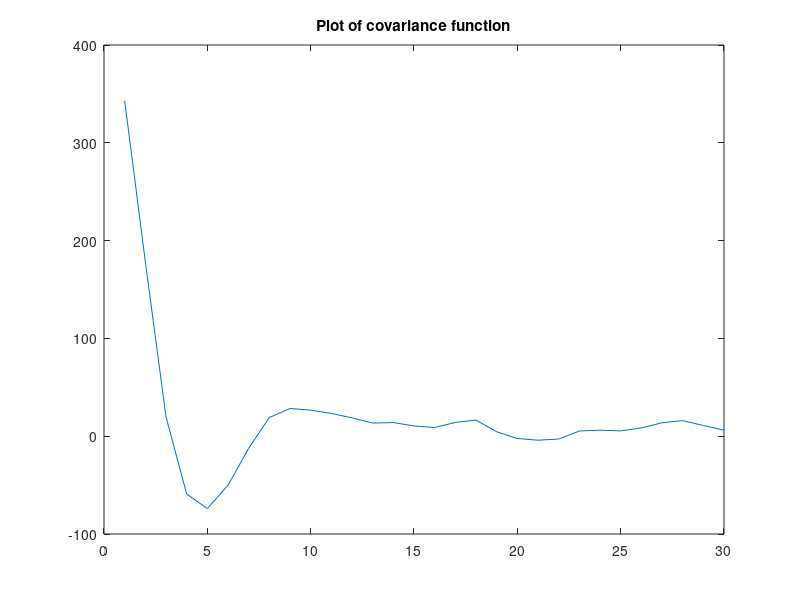
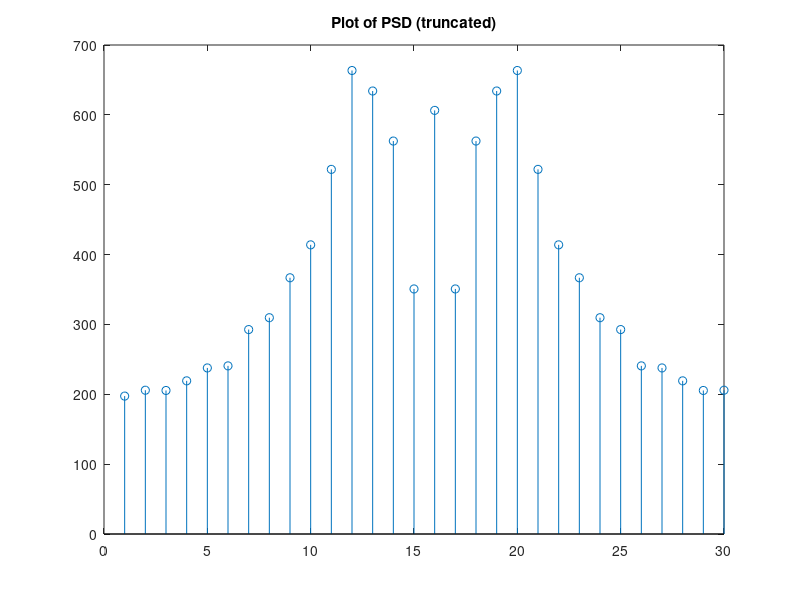
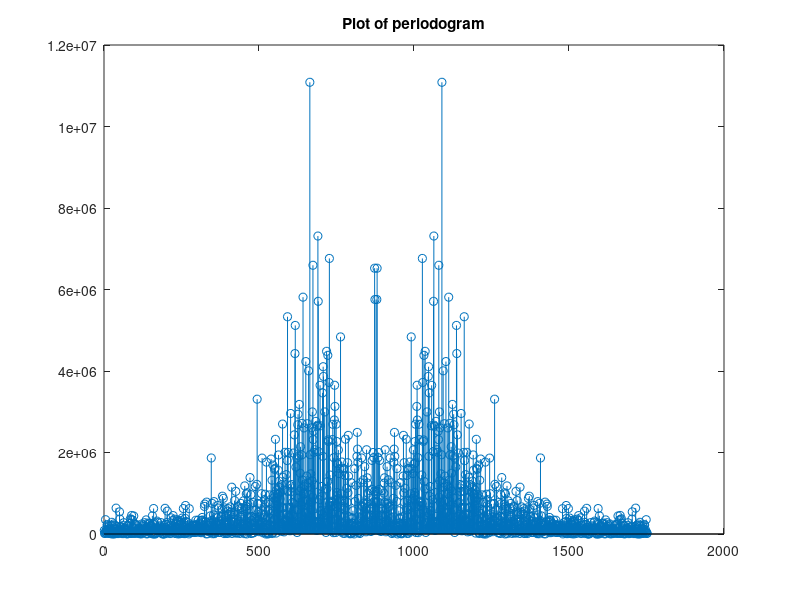

Source code (MATLAB) for these figures, in order:
%% Part A
clear; close all;
load('hw8_data');

Kx = zeros(1,length(olr1));
meanOlr = mean(olr1);
for m = 0:length(olr1)-1
   for i = 0:length(olr1)-m-1
       Kx(m+1) = Kx(m+1) + (olr1(i+1)-meanOlr)*(olr1(i+1+m)-meanOlr);
   end
   Kx(m+1) = Kx(m+1)/(length(olr1)-m);
end
figure;
plot(Kx(1:30));
title('Plot of covariance function');

% We can see some periodic behavior from the covariance function. If we
% look around the point where m=5, we see that at around a time step of 5
% the values of the two end points will be negative of each other. This
% means that on average, throughout the signal, if we look at the value at
% some t then at t+5 that value will be negative of the value at time t.
% This exactly shows cyclic behaviour. We can say that the MJO roughly has
% a period of 5.

%% Part B
psd = fftshift(abs(fft(Kx(1:30))));
figure;stem(psd);
title('Plot of PSD (truncated)');

% Yes we can see that there is a peak in the psd around 0.7675 rad/s which
% which is "roughly" like a cosine which would correspond to cyclic
% behaviour in the time domain. This directly agrees with the cyclic
% behavoiur we see in part a.

%% Part C
periodogram = fftshift(abs(fft(olr1)).^2);
figure;
stem(periodogram);
title('Plot of periodogram');
N = length(olr1);
[maxval, maxindex] = max(periodogram(N/2:end));
radial = maxindex/(N/2)*pi;

% Again there is a peak in the periodogram of the whole sample path around
% the radial frequency of 0.7711. This shows that only looking at a block
% of the sample path (truncated part of sample path) can give a pretty good
% approximation to the data. Overall, it has a very similar shape to the
% PSD we calculated in b) and also has simiar key characteristics. Yes this
% roughly agrees with our derivation in 5) which shows that as T->infinity
% the periodogram converges to the PSD.

